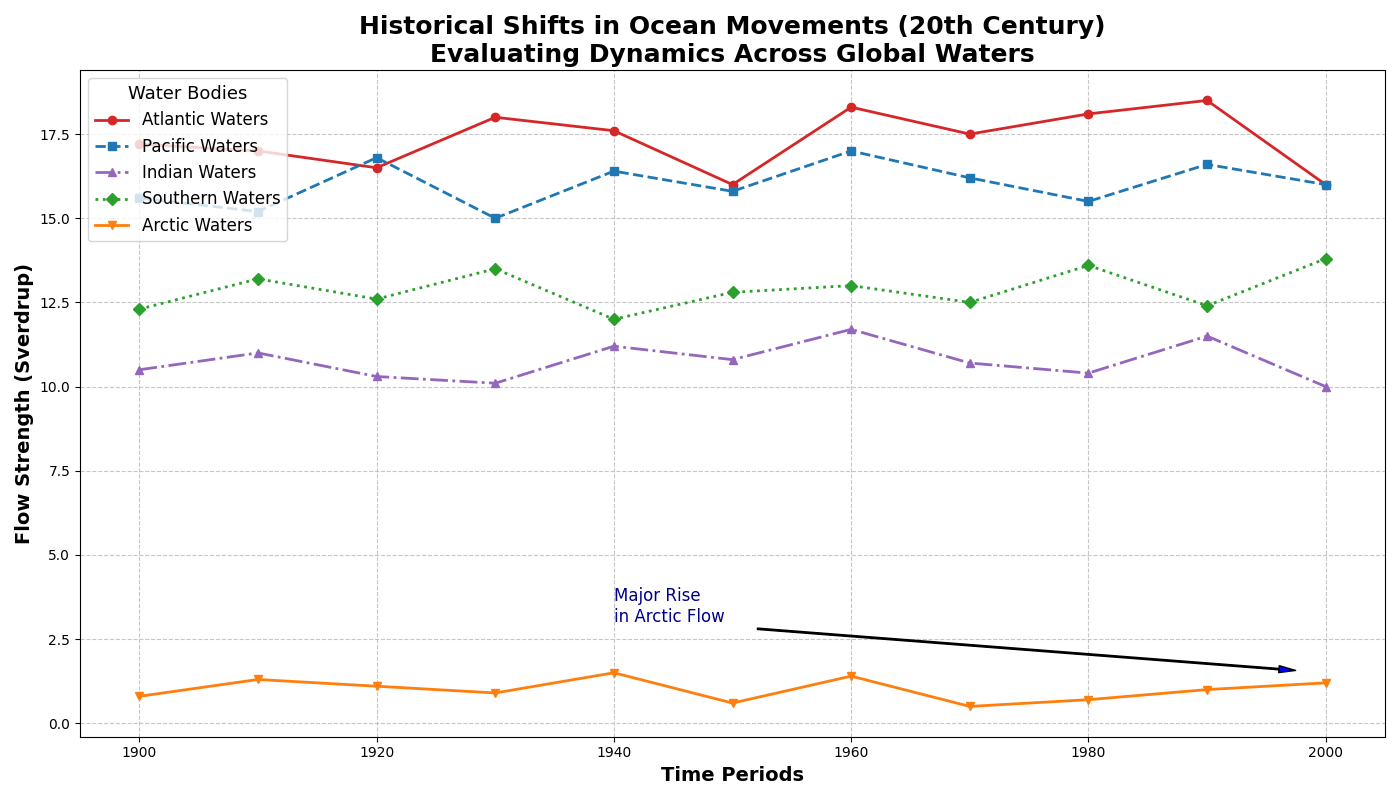

This figure's Python source:
import matplotlib.pyplot as plt
import numpy as np

decades = np.arange(1900, 2001, 10)

atlantic_data = [17.2, 17, 16.5, 18, 17.6, 16, 18.3, 17.5, 18.1, 18.5, 16]
pacific_data = [15.6, 15.2, 16.8, 15, 16.4, 15.8, 17, 16.2, 15.5, 16.6, 16]
indian_data = [10.5, 11, 10.3, 10.1, 11.2, 10.8, 11.7, 10.7, 10.4, 11.5, 10]
southern_data = [12.3, 13.2, 12.6, 13.5, 12, 12.8, 13, 12.5, 13.6, 12.4, 13.8]
arctic_data = [0.8, 1.3, 1.1, 0.9, 1.5, 0.6, 1.4, 0.5, 0.7, 1, 1.2]

fig, ax1 = plt.subplots(figsize=(14, 8))

ax1.plot(decades, atlantic_data, label='Atlantic Waters', marker='o', linestyle='-', linewidth=2, color='#d62728')
ax1.plot(decades, pacific_data, label='Pacific Waters', marker='s', linestyle='--', linewidth=2, color='#1f77b4')
ax1.plot(decades, indian_data, label='Indian Waters', marker='^', linestyle='-.', linewidth=2, color='#9467bd')
ax1.plot(decades, southern_data, label='Southern Waters', marker='D', linestyle=':', linewidth=2, color='#2ca02c')
ax1.plot(decades, arctic_data, label='Arctic Waters', marker='v', linestyle='-', linewidth=2, color='#ff7f0e')

ax1.set_title("Historical Shifts in Ocean Movements (20th Century)\nEvaluating Dynamics Across Global Waters", fontsize=18, fontweight='bold')
ax1.set_xlabel('Time Periods', fontsize=14, fontweight='bold')
ax1.set_ylabel('Flow Strength (Sverdrup)', fontsize=14, fontweight='bold')
ax1.legend(loc='upper left', title='Water Bodies', fontsize=12, title_fontsize='13')
ax1.grid(True, linestyle='--', alpha=0.7)

ax1.annotate('Major Rise\nin Arctic Flow', xy=(2000, 1.5), xytext=(1940, 3),
             arrowprops=dict(facecolor='blue', shrink=0.05, width=1, headwidth=5),
             fontsize=12, color='darkblue')

plt.tight_layout()
plt.show()
